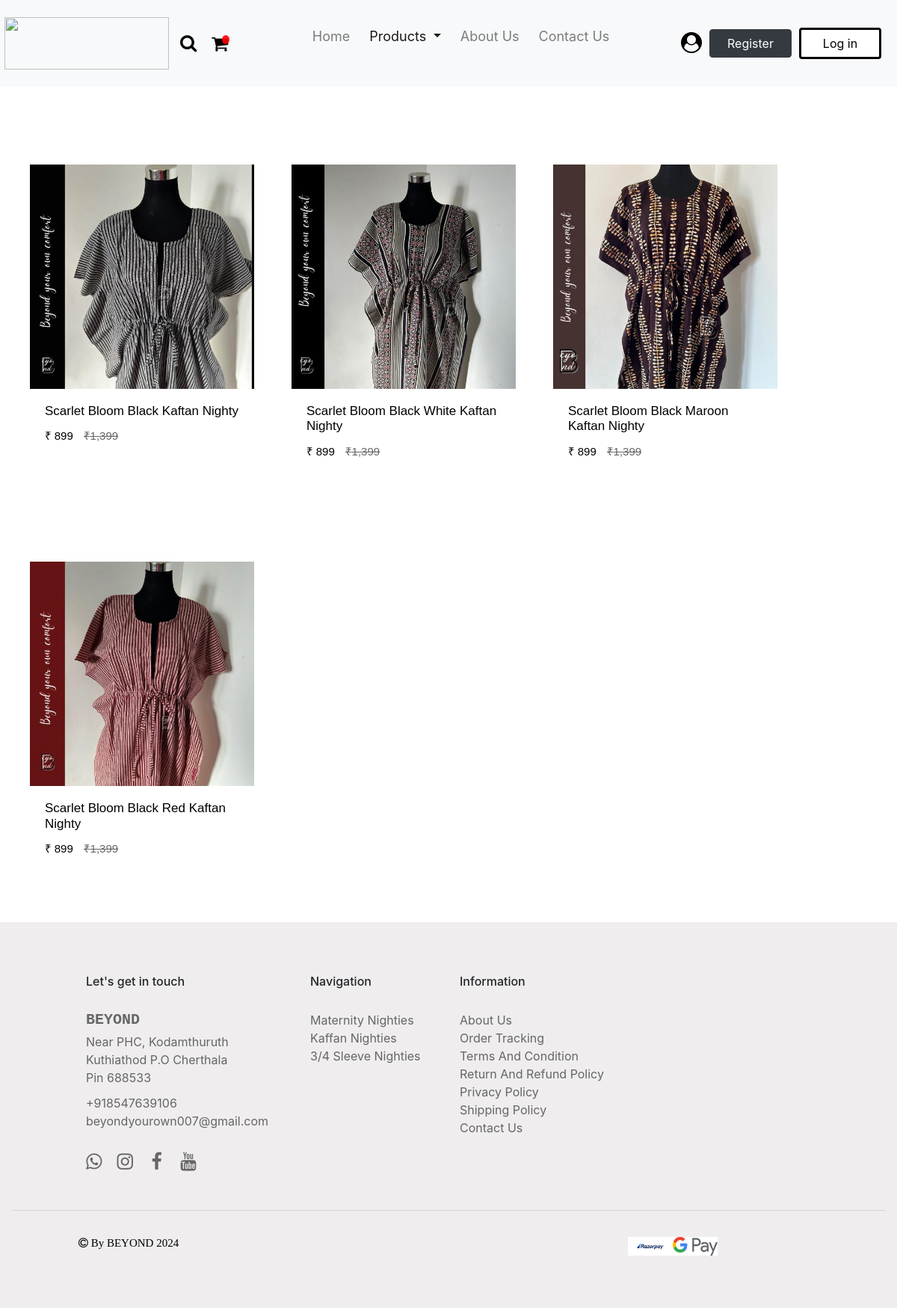
Screenshot of /product/kaftan/ with the database file from the repository.
### products/models.py (models this page shows, shortened)
class Product(BaseModel):
    product_name = models.CharField(max_length = 100)
    slug = models.SlugField(unique = True, null = True, blank = True)
    category = models.ForeignKey(Category, on_delete = models.CASCADE, related_name = "products")
    brand = models.CharField(max_length = 100, null = True)
    price = models.TextField(max_length = 10, null = True)
    dummy_price = models.TextField(max_length = 10, null = True)
    product_description = models.TextField(max_length = 500)
    color = models.CharField(max_length = 100, null = True)
    size_variant = models.ManyToManyField(SizeVariant, blank = True)
    in_stock = models.BooleanField(default = True)

class ProductImage(BaseModel):
    product = models.ForeignKey(Product,  on_delete = models.CASCADE, related_name = "product_images")
    image = models.ImageField(upload_to="product")

### products/views.py (the view)
# urls.py: path('kaftan/', kaftan, name = 'kaftan'),
def kaftan(request):
    category_name = 'Kaftan Nighties'
    category = Category.objects.get(category_name = category_name)
    products = Product.objects.filter(category = category)
    return render(request, 'product/kaftan.html' , {'category_name': category_name, 'products': products})

### templates/product/kaftan.html (shortened to what this page needs)
{% load static %}
<!DOCTYPE html>
<html lang="en">
<head>
    <link href="https://use.fontawesome.com/releases/v5.0.1/css/all.css" rel="stylesheet">
    <link rel="stylesheet" href="https://cdn.jsdelivr.net/npm/bootstrap@4.6.2/dist/css/bootstrap.min.css">
    <link rel="stylesheet" href="https://cdnjs.cloudflare.com/ajax/libs/font-awesome/4.7.0/css/font-awesome.min.css">
</head>
<body>
    <nav class="navbar navbar-expand-lg navbar-light fixed-top bg-light">
        <a class="navbar-brand" href="{% url 'index' %}"><img src="{% static 'images/logo.png' %}" class="logo"></a>
        <a href="{% url 'search' %}"><span class="fa fa-search"></span></a>
        <a href="{% url 'cart' %}"><i class="fa badge fa-badge" value="{{ request.user.profile.get_cart_count }}">&#xf07a;</i></a>
        <div class="collapse navbar-collapse" id="navbarSupportedContent">
          <ul class="navbar-nav mr-auto">
            <li class="nav-item">
              <a class="nav-link js-scroll-trigger" href="{% url 'index' %}">Home <span class="sr-only">(current)</span></a>
            </li>
            <li class="nav-item dropdown active">
              <a class="nav-link dropdown-toggle" href="#" role="button" data-toggle="dropdown" aria-expanded="false">
                Products
              </a>
            </li>
            <li class="nav-item">
                <a class="nav-link js-scroll-trigger" href="#">About Us</a>
            </li>
            <li class="nav-item">
                <a class="nav-link js-scroll-trigger" href="#">Contact Us</a>
            </li>
          </ul>
          <form class="form-inline my-2 my-lg-0">
            <a href="" class="account-link js-scroll-trigger"><span class="fa fa-user-circle"></span></a>
            <a class="btn btn-dark js-scroll-trigger" href="{% url 'signup' %}">Register</a>
            <a class="btn btn-outline-dark js-scroll-trigger" href="{% url 'login' %}">Log in</a>
          </form>
        </div>
    </nav>
    <div class="container-fluid" id="container">
        <div class="row">
            {% for j in products %}
            <div class="row row-cols-2 g-2">
                <div class="col">
                    <div class="card">
                        <div class="grid-image">
                            <a href="{% url 'get_products' j.slug %}"><img src="/media/{{j.product_images.first.image}}" class="card-img-top" alt="..."></a>
                        </div>
                        <div class="card-body">
                            <a href="{% url 'get_products' j.slug %}" class="link"><h5 class="card-title">{{j.product_name}}</h5></a>
                            <p class="card-price">₹ {{j.price}} <strike class="dummy-price">₹{{j.dummy_price}}</strike></p>
                        </div>
                    </div>
                </div>
            </div>
            {% endfor %}
        </div>
    </div>
    <div class="container-fluid" id="footer">
        <div class="row">
            <div class="col-xs-1 col-lg-1"></div>
            <div class="col-xs-3 col-lg-3">
                <h6 class="footer-heading">Let's get in touch</h6>
                <h5 class="footer-logo">BEYOND</h5>
                <p class="footer-description"> Near PHC, Kodamthuruth<br>Kuthiathod P.O Cherthala<br>Pin 688533</p>
                <a href="" class="footer-navigation">+918547639106</a><br>
                <a href="" class="footer-navigation">beyondyourown007@gmail.com</a><br>
                <a href="" class="footer-navigation"><span class="fa fa-whatsapp"></span></a><a href=""><span class="fa fa-instagram"></span></a> <a href=""><span class="fa fa-facebook"></span></a> <a href=""><span class="fa fa-youtube"></span></a>
            </div>
            <div class="col-xs-2 col-lg-2">
                <h6 class="footer-heading">Navigation</h6>
                <a href="" class="footer-navigation">Maternity Nighties</a><br>
                <a href="" class="footer-navigation">Kaffan Nighties</a><br>
                <a href="" class="footer-navigation">3/4 Sleeve Nighties</a><br>
            </div>
            <div class="col-xs-3 col-lg-3">
                <h6 class="footer-heading">Information</h6>
                <a href="" class="footer-navigation">About Us</a><br>
                <a href="" class="footer-navigation">Order Tracking</a><br>
                <a href="" class="footer-navigation">Terms And Condition</a><br>
                <a href="" class="footer-navigation">Return And Refund Policy</a><br>
                <a href="" class="footer-navigation">Privacy Policy</a><br>
                <a href="" class="footer-navigation">Shipping Policy</a><br>
                <a href="" class="footer-navigation">Contact Us</a><br>
            </div>
            <div class="col-xs-2 col-lg-2"></div>
            <div class="col-xs-1 col-lg-1"></div>
            <div class="col-xs-12 col-lg-12">
                <hr>
            </div>
            <div class="col-xs-6 col-lg-6">
                <span class="fa fa-copyright"> By BEYOND 2024</span>
            </div>
            <div class="col-xs-6 col-lg-6">
                <img src="{% static 'images/footer_icons.png' %}" class="footer-icon" alt="">
            </div>
        </div>
    </div>
</body>
</html>

### templates/product/kaftan.html (style rules this page uses)
.logo { width: 220px; height: 70px; margin-left: 20px; margin-right: -10px; margin-top: 10px; margin-bottom: 10px; }
.navbar-brand { font-size: 38px; font-weight: bolder; font-family:'Courier New', Courier, monospace; margin-right: 5px; margin-left: -30px; }
.fa-badge { color: black; margin-left: 10px; margin-right: 10px; font-size: 24px; }
.badge:after { content:attr(value); font-size:12px; color: #fff; background: red; border-radius:50%; padding: 0 5px; position:relative; left:-8px; top:-10px; opacity:0.9; }
.fa-search { color: black; margin-left: 20px; font-size: 24px; }
.navbar-nav { margin-left: 70px; margin-bottom: 20px; }
.nav-item { margin-left: 5px; margin-right: 5px; font-size: 18px; }
.account-link { color: black !important; text-decoration: none !important; margin-left: 10px; margin-right: 10px; }
.fa-user-circle { font-size: 28px; }
.btn-dark { margin-right: 10px; width: 110px; }
.btn-outline-dark { width: 110px; margin-right: 5px; }
.btn-outline-dark { background-color: white !important; color: black !important; border: solid black; }
#container { margin-top: 170px; margin-bottom: 150x; }
.card { width: 300px !important; margin-left: 40px !important; margin-right: 10px; border: 0px; margin-top: 50px !important; margin-bottom: 50px !important; border-radius: 0px !important; }
.card-img-top { height: 300px !important; border-radius: 0px !important; }
.link { color:black !important; text-decoration: none !important; }
.card-title { font-size: 17px; font-family: Verdana, Geneva, Tahoma, sans-serif; }
.card-price { font-size: 15px; font-family: Verdana, Geneva, Tahoma, sans-serif; color: black; }
.dummy-price { color:#666666; margin-left: 10px; }
.grid-image { height: 300px; overflow: hidden; }
.grid-image .card-img-top { transition: transform .5s ease; }
#footer { background-color: #efeded; padding-bottom: 50px; }
.footer-heading { margin-top: 70px; margin-bottom: 30px; }
.footer-logo { color: #666666; font-family: 'Courier New', Courier, monospace; font-weight: bolder; margin-bottom: 5px; }
.footer-description { color: #666666; margin-bottom: 10px; }
.footer-navigation { color: #666666; text-decoration: none !important; }
.fa-whatsapp { color: #666666; padding-top: 30px !important; font-size: 25px; margin-right: 10px; }
.fa-instagram { color: #666666; padding-top: 30px !important; font-size: 25px; margin-left: 10px; margin-right: 10px; }
.fa-facebook { color: #666666; padding-top: 30px !important; font-size: 25px; margin-left: 10px; margin-right: 10px; }
.fa-youtube { color: #666666; padding-top: 30px !important; font-size: 25px; margin-left: 10px; margin-right: 10px; }
hr { margin-top: 50px; margin-bottom: 30px; }
.fa-copyright { font-size: 15px; font-weight: light !important; color: black; margin-left: 90px; margin-bottom: 20px !important; }
.footer-icon { width: 120px; height: 25px; margin-left: auto; margin-right: auto; display: block; margin-top: 5px !important; margin-bottom: 20px; }

### rows the page displays
Product: product_images.first.image (picture), product_name "Scarlet Bloom Black Kaftan Nighty", price "899", dummy_price "1,399"
Product: product_images.first.image (picture), product_name "Scarlet Bloom Black White Kaftan Nighty", price "899", dummy_price "1,399"
Product: product_images.first.image (picture), product_name "Scarlet Bloom Black Maroon Kaftan Nighty", price "899", dummy_price "1,399"
Product: product_images.first.image (picture), product_name "Scarlet Bloom Black Red Kaftan Nighty", price "899", dummy_price "1,399"
